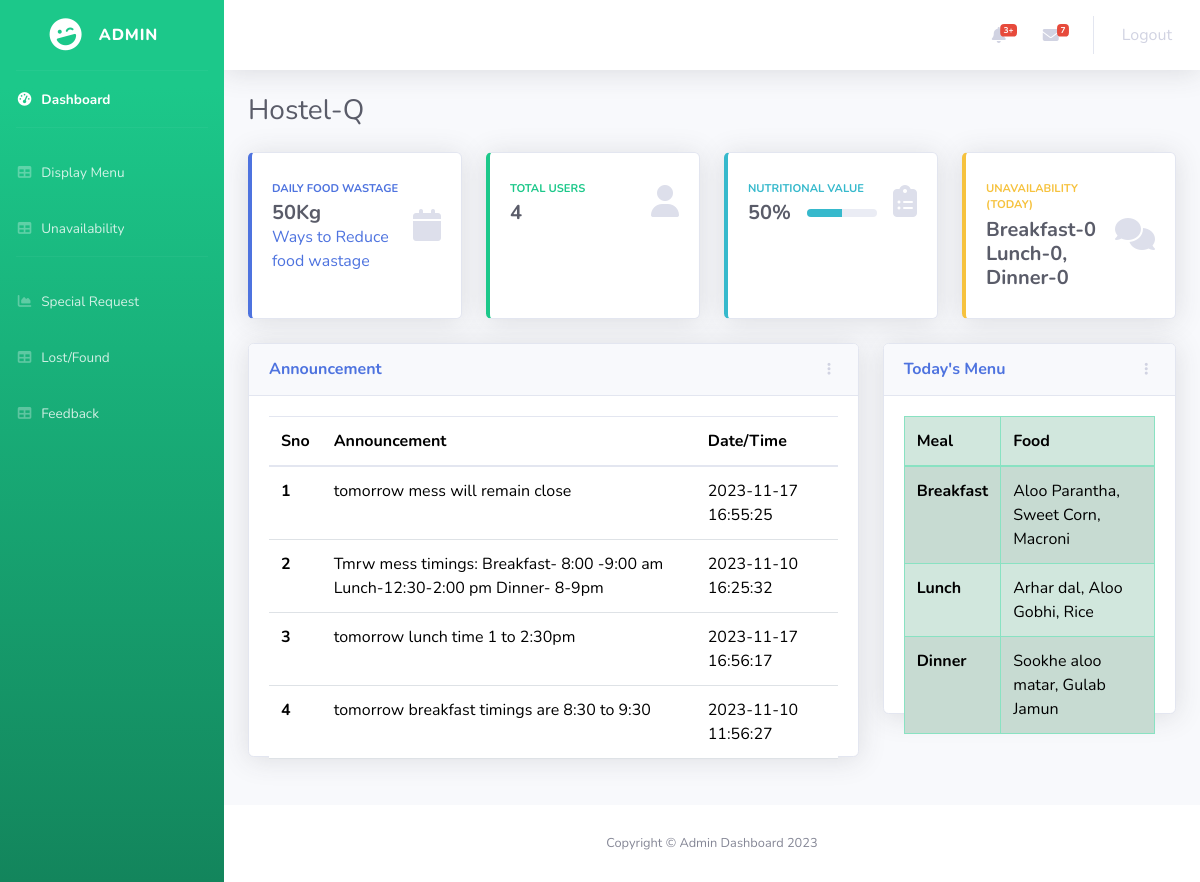
Screenshot of /userhome.php (signed in) with the database file from the repository.
### tables this page shows
CREATE TABLE `foodwastage` (
  `tstamp` time NOT NULL DEFAULT current_timestamp(),
  `Amount` varchar(10) NOT NULL
);

CREATE TABLE `announcements` (
  `sno` int(11) NOT NULL,
  `message` varchar(500) NOT NULL,
  `tstamp` datetime NOT NULL DEFAULT current_timestamp()
);

CREATE TABLE `menu` (
  `sno` int(2) NOT NULL,
  `Day` varchar(10) NOT NULL,
  `Meal` varchar(15) NOT NULL,
  `Food` varchar(100) NOT NULL
);

### userhome.php (the view, shortened to what this page needs)
<?php
$host="localhost";
$user="root";
$password="";
$db="database1";
$conn = mysqli_connect($host,$user,$password,$db);
$currentDay = date("l");
$sql = "SELECT * FROM `menu` WHERE Day = '$currentDay'";
$result = mysqli_query($conn, $sql);
$num1 = mysqli_num_rows($result);
if ($num1 > 0) {
    $breakfast = $lunch = $dinner = "";
    while ($row = mysqli_fetch_assoc($result)) {
        $meal = $row['Meal'];
        $food = $row['Food'];
        if ($meal == 'Breakfast') {
            $breakfast = $food;
        } elseif ($meal == 'Lunch') {
            $lunch = $food;
        } elseif ($meal == 'Dinner') {
            $dinner = $food;
        }
    }
}
$sql1 = "SELECT * FROM `login2`";
$result1 = mysqli_query($conn, $sql1);
$num = mysqli_num_rows($result1);
$sql2 = "SELECT * FROM `foodwastage`";
$result2 = mysqli_query($conn, $sql2);
while($row = mysqli_fetch_assoc($result2)){
    $foodwastage = $row['Amount'];
}
$currentDate = date("Y-m-d");
$sql3 = "SELECT * FROM `unavailability` WHERE `date` = '$currentDate' AND `meal` LIKE 'Breakfast'";
$result3 = mysqli_query($conn, $sql3);
$num3 = mysqli_num_rows($result3);
$sql4 = "SELECT * FROM `unavailability` WHERE `date` = $currentDate AND `meal` LIKE 'Lunch'";
$result4 = mysqli_query($conn, $sql4);
$num4 = mysqli_num_rows($result4);
$sql5 = "SELECT * FROM `unavailability` WHERE `date` = '$currentDate' AND `meal` LIKE 'Dinner'";
$result5 = mysqli_query($conn, $sql5);
$num5 = mysqli_num_rows($result5);
if(isset($_SESSION['username']) && isset($_SESSION['password']) && isset($_SESSION['user_type'])){
    $username = $_SESSION['username'];
}else {
    header("Location: login.php");
    exit();
}
?>
<!DOCTYPE html>
<html lang="en">
<head>
    <link href="https://cdn.jsdelivr.net/npm/bootstrap@5.3.2/dist/css/bootstrap.min.css" rel="stylesheet">
    <link href="all.min.css" rel="stylesheet" type="text/css">
    <link href="sb-admin-2.min.css" rel="stylesheet">
</head>
<body id="page-top">
    <div id="wrapper">
        <ul class="navbar-nav bg-gradient-success sidebar sidebar-dark accordion" id="accordionSidebar">
            <a class="sidebar-brand d-flex align-items-center justify-content-center" href="">
                <div class="sidebar-brand-icon rotate-n-15">
                    <i class="fas fa-laugh-wink"></i>
                </div>
                <div class="sidebar-brand-text mx-3"><?php echo $username;?></div>
            </a>
            <hr class="sidebar-divider my-0">
            <li class="nav-item active">
                <a class="nav-link" href="">
                    <i class="fas fa-fw fa-tachometer-alt"></i>
                    <span>Dashboard</span></a>
            </li>
            <hr class="sidebar-divider">
            <li class="nav-item">
                <a class="nav-link" href="menu.php">
                    <i class="fas fa-fw fa-table"></i>
                    <span>Display Menu</span></a>
            </li>
            <li class="nav-item">
                <a class="nav-link" href="availabilityUser.php">
                    <i class="fas fa-fw fa-table"></i>
                    <span>Unavailability</span></a>
            </li>
            <hr class="sidebar-divider">
            <li class="nav-item">
                <a class="nav-link" href="userRequest.php">
                    <i class="fas fa-fw fa-chart-area"></i>
                    <span>Special Request</span></a>
            </li>
            <li class="nav-item">
                <a class="nav-link" href="lostFound.php">
                    <i class="fas fa-fw fa-table"></i>
                    <span>Lost/Found</span></a>
            </li>
            <li class="nav-item">
                <a class="nav-link" href="https://docs.google.com/forms/d/e/1FAIpQLSdC5UtHYnlIZCIWurKZSIznNOGhsnCyjbhcGEsup7hPMzi6gw/viewform  ">
                    <i class="fas fa-fw fa-table"></i>
                    <span>Feedback</span></a>
            </li>
        </ul>
        <div id="content-wrapper" class="d-flex flex-column">
            <div id="content">
                <nav class="navbar navbar-expand navbar-light bg-white topbar mb-4 static-top shadow">
                    <ul class="navbar-nav ml-auto">
                        <li class="nav-item dropdown no-arrow mx-1">
                            <a class="nav-link dropdown-toggle" href="#" id="alertsDropdown" role="button"
                                data-toggle="dropdown" aria-haspopup="true" aria-expanded="false">
                                <i class="fas fa-bell fa-fw"></i>
                                <span class="badge badge-danger badge-counter">3+</span>
                            </a>
                        </li>
                        <li class="nav-item dropdown no-arrow mx-1">
                            <a class="nav-link dropdown-toggle" href="#" id="messagesDropdown" role="button"
                                data-toggle="dropdown" aria-haspopup="true" aria-expanded="false">
                                <i class="fas fa-envelope fa-fw"></i>
                                <span class="badge badge-danger badge-counter">7</span>
                            </a>
                        </li>
                        <li class="nav-item dropdown no-arrow">
                            <a class="nav-link dropdown-toggle" href="logout.php" id="userDropdown" role="button"
                                data-toggle="dropdown" aria-haspopup="true" aria-expanded="false">
                                <span class="glyphicon glyphicon-log-out">Logout</span>
                            </a>
                        </li>
                    </ul>
                </nav>
                <div class="container-fluid">
                    <div class="d-sm-flex align-items-center justify-content-between mb-4">
                        <h1 class="h3 mb-0 text-gray-800">Hostel-Q</h1>
                    </div>
                    <div class="row">
                        <div class="col-xl-3 col-md-6 mb-4">
                            <div class="card border-left-primary shadow h-100 py-2">
                                <div class="card-body">
                                    <div class="row no-gutters align-items-center">
                                        <div class="col mr-2">
                                            <div class="text-xs font-weight-bold text-primary text-uppercase mb-1">
                                                Daily Food Wastage</div>
                                            <div class="h5 mb-0 font-weight-bold text-gray-800"><?php echo $foodwastage;?><br></div>
                                            <a href="https://www.healthline.com/nutrition/reduce-food-waste">Ways to Reduce food wastage</a>
                                        </div>
                                        <div class="col-auto">
                                            <i class="fas fa-calendar fa-2x text-gray-300"></i>
                                        </div>
                                    </div>
                                </div>
                            </div>
                        </div>
                        <div class="col-xl-3 col-md-6 mb-4">
                            <div class="card border-left-success shadow h-100 py-2">
                                <div class="card-body">
                                    <div class="row no-gutters align-items-center">
                                        <div class="col mr-2">
                                            <div class="text-xs font-weight-bold text-success text-uppercase mb-1">
                                                Total Users</div>
                                            <div class="h5 mb-0 font-weight-bold text-gray-800"><?php echo $num;?></div>
                                        </div>
                                        <div class="col-auto">
                                            <i class="fas fa-user fa-2x text-gray-300"></i>
                                        </div>
                                    </div>
                                </div>
                            </div>
                        </div>
                        <div class="col-xl-3 col-md-6 mb-4">
                            <div class="card border-left-info shadow h-100 py-2">
                                <div class="card-body">
                                    <div class="row no-gutters align-items-center">
                                        <div class="col mr-2">
                                            <div class="text-xs font-weight-bold text-info text-uppercase mb-1">Nutritional Value
                                            </div>
                                            <div class="row no-gutters align-items-center">
                                                <div class="col-auto">
                                                    <div class="h5 mb-0 mr-3 font-weight-bold text-gray-800">50%</div>
                                                </div>
                                                <div class="col">
                                                    <div class="progress progress-sm mr-2">
                                                        <div class="progress-bar bg-info" role="progressbar"
                                                            style="width: 50%" aria-valuenow="50" aria-valuemin="0"
                                                            aria-valuemax="100"></div>
                                                    </div>
                                                </div>
                                            </div>
                                        </div>
                                        <div class="col-auto">
                                            <i class="fas fa-clipboard-list fa-2x text-gray-300"></i>
                                        </div>
                                    </div>
                                </div>
                            </div>
                        </div>
                        <div class="col-xl-3 col-md-6 mb-4">
                            <div class="card border-left-warning shadow h-100 py-2">
                                <div class="card-body">
                                    <div class="row no-gutters align-items-center">
                                        <div class="col mr-2">
                                            <div class="text-xs font-weight-bold text-warning text-uppercase mb-1">
                                                Unavailability (Today)</div>
                                            <div class="h5 mb-0 font-weight-bold text-gray-800">Breakfast-<?php echo $num3;?><br>Lunch-<?php echo $num4;?>,<br>Dinner-<?php echo $num5;?></div>
                                        </div>
                                        <div class="col-auto">
                                            <i class="fas fa-comments fa-2x text-gray-300"></i>
                                        </div>
                                    </div>
                                </div>
                            </div>
                        </div>
                    </div>
                    <div class="row">
                        <div class="col-xl-8 col-lg-7">
                            <div class="card shadow mb-4">
                                <div
                                    class="card-header py-3 d-flex flex-row align-items-center justify-content-between">
                                    <h6 class="m-0 font-weight-bold text-primary">Announcement</h6>
                                    <div class="dropdown no-arrow">
                                        <a class="dropdown-toggle" href="" role="button" id="dropdownMenuLink"
                                            data-toggle="dropdown" aria-haspopup="true" aria-expanded="false">
                                            <i class="fas fa-ellipsis-v fa-sm fa-fw text-gray-400"></i>
                                        </a>
                                    </div>
                                </div>
                                <div class="card-body">
                                    <div class="chart-area">
<table class="table">
            <thead>
              <tr>
                <th scope="col">Sno</th>
                <th scope="col">Announcement</th>
                <th scope="col">Date/Time</th>
              </tr>
            </thead>
            <tbody>
              <?php
              $sql6 = "SELECT * FROM `announcements` ORDER BY sno DESC";
              $result6 = mysqli_query($conn, $sql6);
              $sno = 0;
              while($row = mysqli_fetch_assoc($result6)){
               $sno = $sno+1;
               echo " <tr>
               <th scope='row'>".$sno."</th>
               <td>".$row['message']."</td>
               <td>".$row['tstamp']."</td>
               </tr>";
              }
              ?>
            </tbody>
          </table>
                                    </div>
                                </div>
                            </div>
                        </div>
                        <div class="col-xl-4 col-lg-5">
                            <div class="card shadow mb-4">
                                <div
                                    class="card-header py-3 d-flex flex-row align-items-center justify-content-between">
                                    <h6 class="m-0 font-weight-bold text-primary">Today's Menu</h6>
                                    <div class="dropdown no-arrow">
                                        <a class="dropdown-toggle" href="" role="button" id="dropdownMenuLink"
                                            data-toggle="dropdown" aria-haspopup="true" aria-expanded="false">
                                            <i class="fas fa-ellipsis-v fa-sm fa-fw text-gray-400"></i>
            </a>
                                    </div>
                                </div>
                                <div class="card-body">
                                    <div class="chart-pie">
                                        <table class="table align-middle table-bordered border table-success table-striped border-success border-5">
    <thead>
        <tr>
            <th scope="col">Meal</th>
            <th scope="col">Food</th>
        </tr>
    </thead>
    <tbody>
        <tr>
            <th scope="col">Breakfast</th>
            <td><?php echo $breakfast; ?></td>
        </tr>
        <tr>
            <th scope="col">Lunch</th>
            <td><?php echo $lunch; ?></td>
        </tr>
        <tr>
            <th scope="col">Dinner</th>
            <td><?php echo $dinner; ?></td>
        </tr>
    </tbody>
</table>
                                    </div>
                                </div>
                            </div>
                        </div>
                    </div>
                    <div class="row">
                    </div>
                </div>
            </div>
            <footer class="sticky-footer bg-white">
                <div class="container my-auto">
                    <div class="copyright text-center my-auto">
                        <span>Copyright &copy; Admin Dashboard 2023</span>
                    </div>
                </div>
            </footer>
        </div>
    </div>
</body>
</html>

### rows the page displays
foodwastage: Amount "50Kg"
announcements: message "tomorrow mess will remain close", tstamp "2023-11-17 16:55:25"
announcements: message "Tmrw mess timings: Breakfast- 8:00 -9:00 am Lunch-12:30-2:00 pm Dinner- 8-9pm", tstamp "2023-11-10 16:25:32"
announcements: message "tomorrow lunch time 1 to 2:30pm", tstamp "2023-11-17 16:56:17"
announcements: message "tomorrow breakfast timings are 8:30 to 9:30", tstamp "2023-11-10 11:56:27"
menu: Food "Aloo Parantha, Sweet Corn, Macroni"
menu: Food "Arhar dal, Aloo Gobhi, Rice"
menu: Food "Sookhe aloo matar, Gulab Jamun"

### other values shown
$username "ADMIN"
$num "4"
$num3 "0"
$num4 "0"
$num5 "0"
